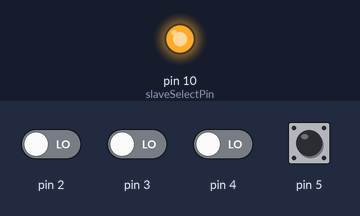
A sketch run on a simulated Arduino Uno, built with avr-gcc and run on an emulated ATmega328P. Parts: output pins drawn as LEDs (lit = HIGH). The inputs (shaded band) are chosen by the test bench; at power-on: pin 5 HIGH, pin 2–4 LOW.

Above: at 0.1 s.
Timing chart, 0 to 1.6 s (numbered marks = the images above):
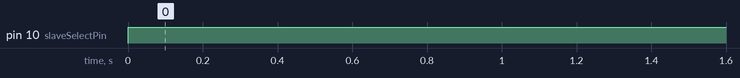

Measured:
- by itself, pin 10 (slaveSelectPin): LOW → HIGH at 0.00 s

The sketch:

PolysixDriveController.ino
```cpp
/*
  PolysixDriveController

  This is a custom PCB with an AVR ATMEL 328P (ie, Arduino Uno) and an
  AD5262 2-channel digital potentiometer.  For more info on the PCB,
  see http://synthhacker.blogspot.com/2016/01/pcb-for-polysix-ota-overdrive.html

  The "input" to this board are the four digital bins (D2-D5) that listen
  to logic signals in the Korg Polysix.  This 4-bit logic signal defines
  the setting for the programmable attenuator.  I adjust the digipot on
  this PCB in response to the 4-bit value.

  The two-channel AD5262 digipot is SPI-compatible.  To command it, you send
  one bit specifying which of the two potentiometers to use followed by one
  byte specifying the resistance value (0 - 255).

  The Arduino-relevant part of the digipot control circuit:
  * CS - to Arduino digital pin 10  (SS pin)
  * SDI - to Arduino digital pin 11 (MOSI pin)
  * CLK - to Arduino digital pin 13 (SCK pin)

  This code also slows down the Arduino to 1MHz to save power.

  Created JAN 2016
  by Chip Audette

*/


// include the SPI library:
#include <SPI.h>

//Clockspeed routines from: http://forum.arduino.cc/index.php?topic=223771.0
//define constants for changing the clock speed
#define CLOCK_PRESCALER_1   (0x0)  //  16MHz   (FYI: 15mA   on an Arduino Pro Mini @5V Vcc w. LEDs removed)
#define CLOCK_PRESCALER_2   (0x1)  //   8MHz   (FYI: 10mA   on an Arduino Pro Mini @5V Vcc w. LEDs removed)
#define CLOCK_PRESCALER_4   (0x2)  //   4MHz   (FYI:  8mA   on an Arduino Pro Mini @5V Vcc w. LEDs removed)
#define CLOCK_PRESCALER_8   (0x3)  //   2MHz   (FYI:  6.5mA on an Arduino Pro Mini @5V Vcc w. LEDs removed)
#define CLOCK_PRESCALER_16  (0x4)  //   1MHz   (FYI:  5.5mA on an Arduino Pro Mini @5V Vcc w. LEDs removed)
#define CLOCK_PRESCALER_32  (0x5)  // 500KHz   (FYI:  5mA   on an Arduino Pro Mini @5V Vcc w. LEDs removed)
#define CLOCK_PRESCALER_64  (0x6)  // 250KHz   (FYI:  4.8mA on an Arduino Pro Mini @5V Vcc w. LEDs removed)
#define CLOCK_PRESCALER_128 (0x7)  // 125KHz   (FYI:  4.8mA on an Arduino Pro Mini @5V Vcc w. LEDs removed)
#define CLOCK_PRESCALER_256 (0x8)  // 62.5KHz  (FYI:  4.6mA on an Arduino Pro Mini @5V Vcc w. LEDs removed)

// Choose which default Prescaler option that will be used in this sketch
#define    CLOCK_PRESCALE_DEFAULT   CLOCK_PRESCALER_16


// define program constants
const int slaveSelectPin = 10; //set pin 10 as the slave select for the digital pot:

//define the desired resistance values from the potentiometer
float wiper_resist_ohm = 250.0;    //nominal resistance of the pot's wiper
float total_resist_ohm = 20000.0;  //nominal total resistance of the pot
float parallel_resist_ohm = 20000.0;  //in parallel with pot
#define N_OUT 16   //number of pot settings to define
//attenuator setting    -10,    -8,   -6,    -4,    -2,     0,    +2,    +4,    +6,    +8,    +10,   xx,    xx,    xx,    xx,  xx
//float des_resist_ohm[] = { 0., 500., 1100., 3300., 5000., 10000.,10000.,10000.,10000.,10000.,10000.,10000.,10000.,10000.,10000.,10000.};
//byte all_out_vals[N_OUT];  //this will hold the byte value that will command the resistance values above
//byte all_out_vals[] = { 255,  232,  214,   180,   114,     3,     3,     3,     3,     3,      3,    3,      3,    3};
//byte all_out_vals[] = { 255,  252,  244,   212,   184,     40,     40,     40,   40,    40,     40,    40,     40,   40};
byte all_out_vals[] = { 255,  250,  242,   224,   184,     40,     40,     40,   40,    40,     40,    40,     40,   40};

// begin code
void setup() {
  //change clockspeed
  setPrescale();   // reduce MPU power usage at run-time by slowing down the Main Clock source

  //start serial for debugging
  //Serial.begin(115200);

  //set the digital input pins
  pinMode(2, INPUT);
  pinMode(3, INPUT);
  pinMode(4, INPUT);
  pinMode(5, INPUT);

  // set the slaveSelectPin as an output:
  pinMode (slaveSelectPin, OUTPUT);
  pinMode (slaveSelectPin, HIGH);

  // initialize SPI:
  SPI.begin();
  SPI.beginTransaction(SPISettings(20000000, MSBFIRST, SPI_MODE0));

  //solve for potentiometer settings
//  for (int I=0; I<N_OUT; I++) {
//    //float pot_frac = 1.0 - (des_resist_ohm[I]-wiper_resist_ohm)/total_resist_ohm;
//    all_out_vals[I] = byte(constrain(pot_frac*255.0,0.0,255.0));
//  }
}


byte prev_input_val=100;  //some large value
void loop() {

  // read the 4-bit value for the Polysix's attenuator setting
  byte input_val = (digitalRead(5) << 3) |  //bitwise "or"
                  (digitalRead(4) << 2) |  //bitwise "or"
                  (digitalRead(2) << 1) |  //bitwise "or"
                  (digitalRead(3) << 0);


  if (input_val != prev_input_val) {
    prev_input_val = input_val;  //save for next time

    // choose the output value
    byte out_val = 0;
    if (input_val < N_OUT) out_val = all_out_vals[int(input_val)];


    // print debug info
  //  Serial.print("In = ");
  //  Serial.print(input_val,BIN);
  //  Serial.print(", In = ");
  //  Serial.print(int(input_val));
  //  Serial.print(", D2 = "); Serial.print(digitalRead(2));
  //  Serial.print(", D3 = "); Serial.print(digitalRead(3));
  //  Serial.print(", D4 = "); Serial.print(digitalRead(4));
  //  Serial.print(", D5 = "); Serial.print(digitalRead(5));
  //  Serial.print(", Out = ");
  //  Serial.print(out_val);
  //  Serial.println();


    //send value to second channel via SPI
    digitalWrite(slaveSelectPin,LOW);// take the SS pin low to select the chip
    SPI.transfer(0b00000001);  //second channel
    SPI.transfer(byte(out_val));//  send value via SPI:
    digitalWrite(slaveSelectPin,HIGH);// take the SS pin high to de-select the chip

    if (0) {
      //send value to first channel via SPI
      delayMicroseconds(20);  //I don't know how much delay is needed (if any).
      digitalWrite(slaveSelectPin,LOW);// take the SS pin low to select the chip
      SPI.transfer(0b00000000);  //first channel
      SPI.transfer(out_val);//  send value via SPI:
      digitalWrite(slaveSelectPin,HIGH);// take the SS pin high to de-select the chip
    }
  }

  //wait a bit to slow things down (note that this wait time is multiplied by the pre-scaler!)
  //delay(20);  //comment out this line to go as fast as possible
  delay(1);  //comment out this line to go as fast as possible
}


/***********************************************************************
****
****   at run-time - MPU speed modifications
****
***********************************************************************/

void setPrescale() {

  /*
   * Setting the Prescale is a timed event,
   * meaning that two MCU instructions must be executed
   * within a few clockcycles.
   */

  //To ensure timed events, first turn off interrupts
  cli();                   // Disable interrupts
  CLKPR = _BV(CLKPCE);     //  Enable change. Write the CLKPCE bit to one and all the other to zero. Within 4 clock cycles, set CLKPR again
  CLKPR = CLOCK_PRESCALE_DEFAULT; // Change clock division. Write the CLKPS0..3 bits while writing the CLKPE bit to zero
  sei();                   // Enable interrupts


  // To get the fastest (and still reliable) ADC (Analog to Digital Converter)
  // operations, when changing the prescale register,
  // you also need to set the ADC_Clk_prescale in the ADCSRA register

                                                     // Preferred: 50KHz < ADC_Clk < 200KHz
#if  CLOCK_PRESCALE_DEFAULT == CLOCK_PRESCALER_1
#define ADC_SPEED 7                                  //ADC_Clk = F_CPU_Pre / 128 => 125KHz
#elif CLOCK_PRESCALE_DEFAULT == CLOCK_PRESCALER_2
#define ADC_SPEED 6                                  //ADC_Clk = F_CPU_Pre /  64 => 125KHz
#elif CLOCK_PRESCALE_DEFAULT == CLOCK_PRESCALER_4
#define ADC_SPEED 5                                  //ADC_Clk = F_CPU_Pre /  32 => 125KHz
#elif CLOCK_PRESCALE_DEFAULT == CLOCK_PRESCALER_8
#define ADC_SPEED 4                                  //ADC_Clk = F_CPU_Pre /  16 => 125KHz
#elif CLOCK_PRESCALE_DEFAULT == CLOCK_PRESCALER_16
#define ADC_SPEED 3                                  //ADC_Clk = F_CPU_Pre /   8 => 125KHz
#elif CLOCK_PRESCALE_DEFAULT == CLOCK_PRESCALER_32
#define ADC_SPEED 2                                  //ADC_Clk = F_CPU_Pre /   4 => 125KHz
#elif CLOCK_PRESCALE_DEFAULT == CLOCK_PRESCALER_64
#define ADC_SPEED 1                                  //ADC_Clk = F_CPU_Pre /   2 => 125KHz
#elif CLOCK_PRESCALE_DEFAULT == CLOCK_PRESCALER_128
#define ADC_SPEED 0                                  //ADC_Clk = F_CPU_Pre /   1 => 125KHz
#elif CLOCK_PRESCALE_DEFAULT == CLOCK_PRESCALER_256
#define ADC_SPEED 0                                  //ADC_Clk = F_CPU_Pre /   1 => 62.5KHz
#endif

  ADCSRA = ( 0x80 | ADC_SPEED);  // Activate ADC and set ADC_Clk
}
```
